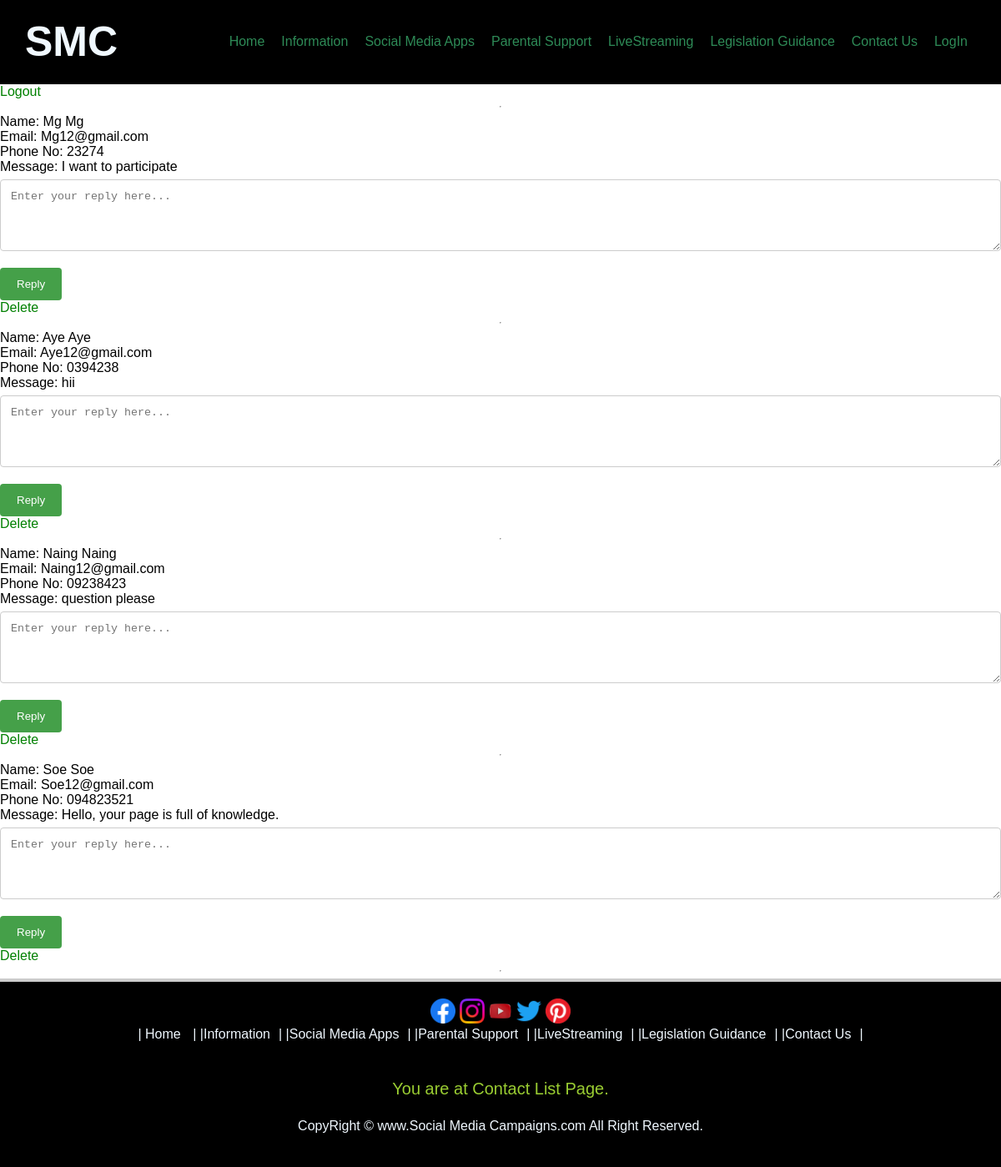
The app's page /program/contact_list.php (signed in) with its own data.
### tables this page shows
CREATE TABLE `contactus` (
  `id` int(11) NOT NULL,
  `fname` varchar(100) DEFAULT NULL,
  `lname` varchar(100) DEFAULT NULL,
  `email` varchar(100) DEFAULT NULL,
  `phone` varchar(50) DEFAULT NULL,
  `message` text DEFAULT NULL,
  `reply` text DEFAULT NULL
);

### program/contact_list.php (the view, shortened to what this page needs)
<!DOCTYPE html>
<html lang="en">
<head>
    <link rel="stylesheet" type="text/css" href="../CSS/style1.css?<?php echo time(); ?>">
</head>
<body>
      <header>
        <h1 style="font-size:50px;">SMC</h1>
                   <ul>
                    <li><a href="Home.php">Home</a></li>
                    <li><a href="Information.php">Information</a></li>
                    <li><a href="Social_Media_Apps.php">Social Media Apps</a></li>
                    <li><a href="Parental_Support.php">Parental Support</a></li>
                    <li><a href="LiveStreaming.php">LiveStreaming</a></li>
                    <li><a href="Legislation_Guidance.php">Legislation Guidance</a></li>
                    <li><a href="ContactUs.php">Contact Us</a></li>
                    <li><a href="login_form.php">LogIn</a></li>
                     </ul>
            </header>
           <?php
        if(isset($_SESSION['admin'])){
        echo "<a href='logout.php'>Logout</a><hr>";
        include("dbconnection.php");
        $sql = "select * from contactus ";
        $result = mysqli_query($connection,$sql);
        $num_rows = mysqli_num_rows($result);
        if($num_rows == 0){
            echo "No Registered User!<br>";
            echo "<a href='register_form.php'>Register</a>";
        }
        else{
                for($i=0;$i<$num_rows;$i++){
                    $record = mysqli_fetch_assoc($result);
                    $id=$record['id'];
                    echo "Name: ".$record['fname']." ";
                    echo $record['lname']."<br>";
                    echo "Email: ".$record['email']."<br>";
                    echo "Phone No: ".$record['phone']."<br>";
                     echo "Message: ".$record['message']."<br>";
                    echo "<form action='Reply.php' method='post'>";
                    echo "<textarea name='reply' placeholder='Enter your reply here...' rows='4' cols='50'></textarea><br>";
                    echo "<input type='submit' value='Reply'>";
                    echo "</form>";
                    echo "<a href='#' onclick='showConfirm(".$id.")'>Delete</a>
                          <hr>";
                }
        }
    }
    else echo "Restricted page! Administrator only!<br>";
    ?>
    <footer>
       <div id="fleft">
            <a href="hhtps://www.facebook.com/"><img src="../images/facebook.png" width="30" height="30" alt=""></a>
            <a href="hhtps://www.instgram.com/"><img src="../images/instagram.png" width="30" height="30" alt=""></a>
            <a href="hhtps://www.youtube.com/"><img src="../images/youtube.png" width="30" height="30" alt=""></a>
            <a href="hhtps://www.twitter.com/"><img src="../images/twitter.png" width="30" height="30" alt=""></a>
            <a href="hhtps://www.pinterest.com/"><img src="../images/pinterest.png" width="30" height="30" alt=""></a>
        </div>
        <div id="fright">
            | <a href="Home.php">Home</a> |
            |<a href="Information.php">Information</a>|
            |<a href="Social_Media_Apps.php">Social Media Apps</a>|
            |<a href="Parental_Support.php">Parental Support</a>|
            |<a href="LiveStreaming.php">LiveStreaming</a>|
            |<a href="Legislation_Guidance.php">Legislation Guidance</a>|
            |<a href="ContactUs.php">Contact Us</a>|
        </div>
        <div class="fbottom">
            <p>You are at Contact List Page.</p>
            CopyRight &copy; www.Social Media Campaigns.com All Right Reserved.
        </div>
    </footer>
</body>
</html>

### css/style1.css (style rules this page uses)
body { font-family: sans-serif; min-height: 10vh; background-color: white; background-size: cover; background-repeat: no-repeat; background-position: center 100px; margin: 0; padding: 0; display: flex; flex-direction: column; cursor: url(../images/cursor.png) , auto; }
header { display:flex; align-items: center; background-color: black; height: 100px; padding-left: 20px; border-bottom: 1px solid black; }
h1 { color:aliceblue; font-size: 30px; margin-left: 10px; font-family: 'Lucida Sans', 'Lucida Sans Regular', 'Lucida Grande', 'Lucida Sans Unicode', Geneva, Verdana, sans-serif; }
ul { list-style: none; display: flex; align-items: center; margin-left: auto; }
ul li { margin-right: 20px; }
ul li a { text-decoration: none; color:seagreen; font-size: 16px; }
a { text-decoration: none; color: green; }
div p { font-family: Arial, sans-serif; font-size: 18px; line-height: 1.6; color: #333; margin: 20px 0; padding: 0 100px; }
footer { width: 100%; background-color: black; text-align: center; padding: 20px 0; color: aliceblue; border-top: 4px solid #ccc; bottom: -20px; }
#fleft { float: none; text-align: center; }
#fright { float: none; text-align: center; }
#fright a { color:aliceblue; margin-right: 10px; text-decoration: none; }
.fbottom { padding: 20px; text-align: center; }
.fbottom p { font-size: 20px; color: yellowgreen; }
input[type=text], input[type=email], input[type=password], input[type=number], select, textarea { width: 100%; padding: 12px; border: 1px solid #ccc; border-radius: 4px; box-sizing: border-box; margin-top: 6px; margin-bottom: 16px; resize: vertical; }
input[type=submit], input[type=reset], input[type=button] { background-color: #45a049; color: white; padding: 12px 20px; border: none; border-radius: 4px; cursor: pointer; }
footer { width: 100%; }
footer #fleft, footer #fright { float: none; text-align: center; bottom: 40px; }
footer #fright { bottom: 30px; }

### records on screen
contactus: fname "Mg", lname "Mg", email "Mg12@gmail.com", phone "23274", message "I want to participate"
contactus: fname "Aye", lname "Aye", email "Aye12@gmail.com", phone "0394238", message "hii"
contactus: fname "Naing", lname "Naing", email "Naing12@gmail.com", phone "09238423", message "question please"
contactus: fname "Soe", lname "Soe", email "Soe12@gmail.com", phone "094823521", message "Hello, your page is full of knowledge."
